Frame 1 (no input): blank canvas, image omitted
Frame 60 (the mouse pressed at the canvas centre just before this capture): blank canvas, image omitted
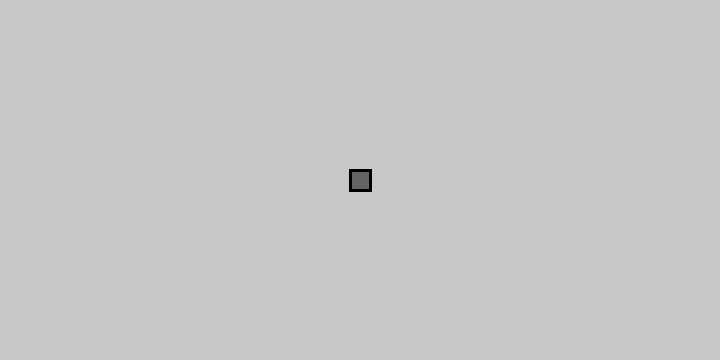
Frame 120 (the mouse held since frame 60 and released just before this capture)

The Processing sketch whose frames 1 and 60 were blank and that drew this single picture after the mouse press (run headless with seeded random() and noise(); from frame 60 on, the mouse is pressed at the canvas centre):

// Processing sketch: sketch1simpleMouseClickBox
// ── sketch1simpleMouseClickBox.pde
ArrayList<box> A;
void setup()
{
  size(720,360);
  A = new ArrayList<box>();
}
void draw()
{
  background(200);
  for(int i = A.size() - 1; i >= 0; --i)
  {
    box p = A.get(i);
    p.display();
  }
  if(mousePressed)
  {
    A.add(new box(mouseX,mouseY));
  }
}
// ── Box.pde
class box
{
  float x, y;
  box(float x, float y)
  {
    this.x = x;
    this.y = y;
  }
  void display()
  {
    stroke(0);
    strokeWeight(3);
    rectMode(CENTER);
    fill(100);
    rect(x, y, 20, 20);
  }
}
